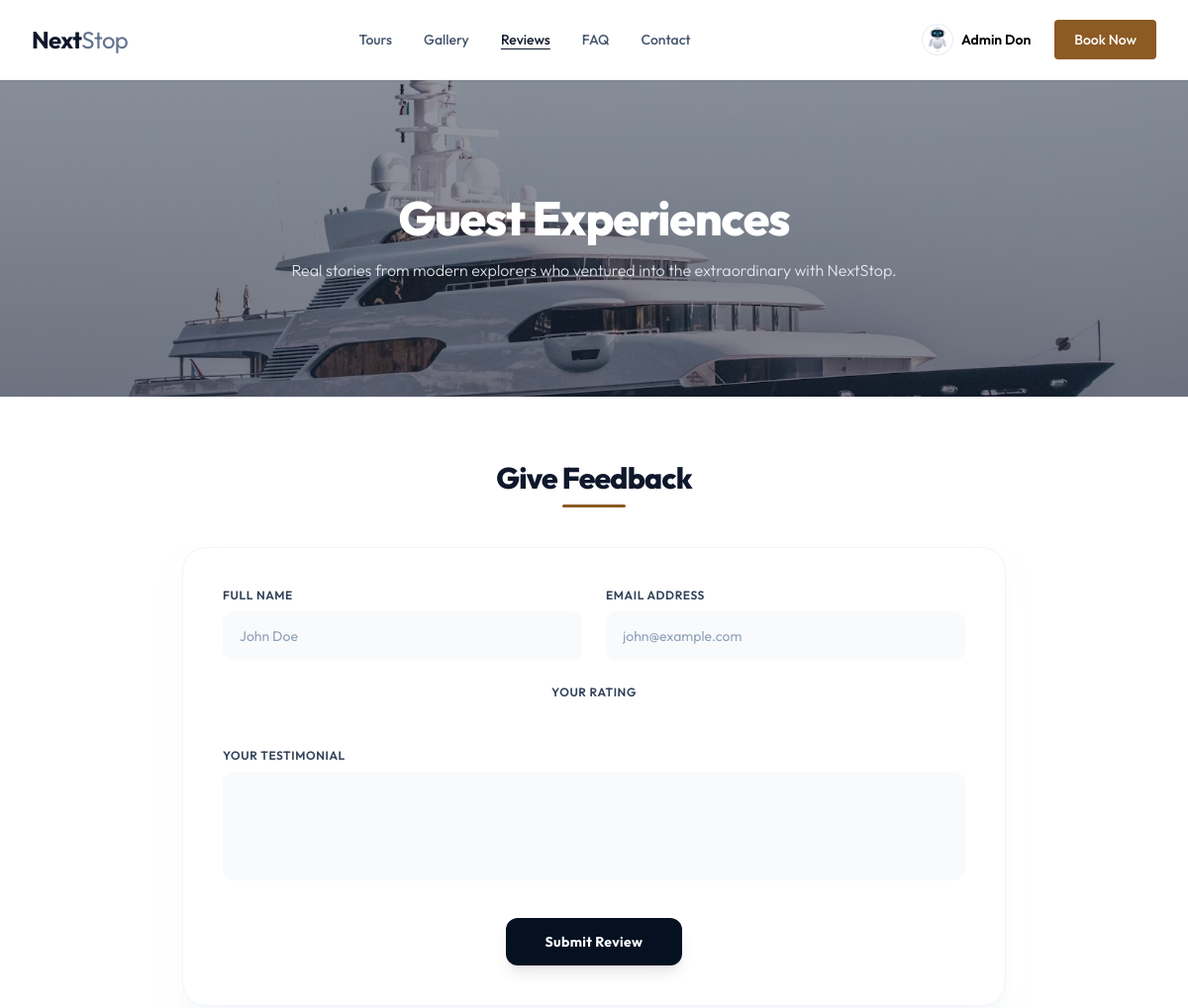
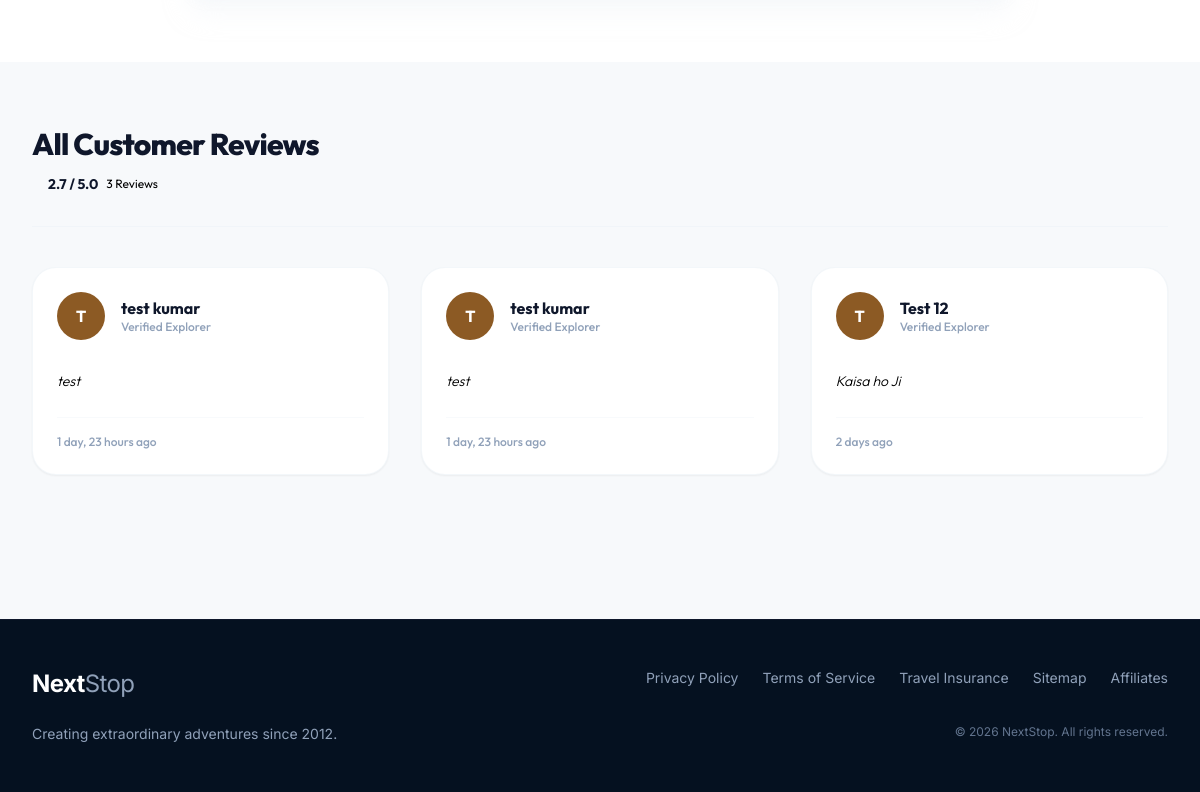
The page /help_center/reviews/ (signed in) on the database its author committed (2 pictures, top to bottom).
### user/models.py (models this page shows, shortened)
class User_Profile(models.Model):
  user = models.OneToOneField(User, on_delete=models.CASCADE, related_name='profile')
  phone = models.CharField(max_length=20)
  full_name = models.CharField(max_length=100)
  address = models.CharField(max_length=250, blank=True, null=True, default="")
  image = models.ImageField(upload_to='profile_pics', blank=True, null=True)

### help_center/models.py (models this page shows, shortened)
class Feedback(models.Model):
  full_name = models.CharField(max_length=100)
  email = models.EmailField()
  message = models.TextField()
  reating = models.IntegerField(default=0)
  created_at = models.DateTimeField(auto_now_add=True)

### help_center/views.py (the view)
# urls.py: path("reviews/", views.review_page , name="review_page"),
def review_page(request):
  all_reviews = Feedback.objects.order_by('-created_at')
  average_rating = 0
  for review in all_reviews:
    average_rating = average_rating + review.reating
  average_rating_rounded = round(average_rating / len(all_reviews)) if all_reviews else 0
  if request.method == 'POST':
    form = FeedbackForm(request.POST)
    if form.is_valid():
      form.save()
      form = FeedbackForm()
      all_reviews = Feedback.objects.order_by('-created_at')
      average_rating = sum(review.reating for review in all_reviews)
      average_rating_rounded = round(average_rating / len(all_reviews)) if all_reviews else 0
  else:
    form = FeedbackForm()
  paginator = Paginator(all_reviews, 6)
  reviews_page = paginator.get_page(request.GET.get('page', 1))
  if request.headers.get('X-Requested-With') == 'XMLHttpRequest':
    return JsonResponse({
      'html': render_to_string('help_center/_review_cards.html', {'reviews_page': reviews_page}, request=request),
      'has_next': reviews_page.has_next(),
      'next_page': reviews_page.next_page_number() if reviews_page.has_next() else None,
    })
  return render(request, 'help_center/review_page.html', {
    'form': form,
    'all_reviews': all_reviews,
    'reviews_page': reviews_page,
    'average_rating': f"{average_rating / len(all_reviews):.1f}" if len(all_reviews) > 0 else 0,
    'average_rating_rounded': average_rating_rounded,
  })

### help_center/forms.py
class FeedbackForm(forms.ModelForm):
  class Meta:
    model = Feedback
    fields = ['full_name', 'email', 'message', 'reating']

### help_center/templates/help_center/review_page.html (shortened to what this page needs)
{% extends 'layout/index.html' %}
{% load static %}
{% block main_content %}
<section class="relative bg-cover bg-center py-20 sm:py-24 px-4 sm:px-6 lg:px-8 flex items-center min-h-[320px]"
  style="background-image: linear-gradient(rgba(15, 23, 42, 0.45), rgba(15, 23, 42, 0.55)), url({% static 'images/review_hero_image.png' %});">
  <div class="max-w-7xl mx-auto w-full relative z-10 text-white text-center">
    <h1 class="text-4xl sm:text-5xl font-extrabold tracking-tight mb-4">
      Guest Experiences
    </h1>
    <p class="text-sm sm:text-base text-slate-100/90 leading-relaxed font-light max-w-2xl mx-auto">
      Real stories from modern explorers who ventured into the extraordinary with NextStop.
    </p>
  </div>
</section>
<section class="py-16 bg-white relative">
  <div class="max-w-4xl mx-auto px-4 sm:px-6 lg:px-8">
    <div class="text-center mb-10">
      <h2 class="text-2xl sm:text-3xl font-extrabold text-slate-900 tracking-tight relative inline-block pb-3">
        Give Feedback
        <span class="absolute bottom-0 left-1/2 -translate-x-1/2 w-16 h-[3px] bg-[#8c5a24] rounded-full"></span>
      </h2>
    </div>
    <div class="bg-white rounded-3xl border border-slate-100 shadow-xl shadow-slate-100/50 p-6 sm:p-10">
      <form id="review-form" class="space-y-6" method="POST" action="{% url 'review_page' %}">
        <div class="grid grid-cols-1 md:grid-cols-2 gap-6">
          <div>
            <label for="full-name" class="block text-xs font-semibold text-slate-700 uppercase tracking-wider mb-2">Full Name</label>
            <input
              type="text"
              id="full-name"
              name="full_name"
              required
              placeholder="John Doe"
              class="w-full bg-slate-50 border border-transparent focus:border-slate-200 rounded-xl px-4 py-3.5 text-sm text-slate-850 placeholder-slate-400 focus:bg-white focus:ring-2 focus:ring-[#8c5a24] focus:ring-offset-0 transition-all duration-200 outline-none"
              value="{{ form.full_name.value|default:'' }}"
            />
          </div>
          <div>
            <label for="email" class="block text-xs font-semibold text-slate-700 uppercase tracking-wider mb-2">Email Address</label>
            <input
              type="email"
              id="email"
              name="email"
              required
              placeholder="john@example.com"
              class="w-full bg-slate-50 border border-transparent focus:border-slate-200 rounded-xl px-4 py-3.5 text-sm text-slate-850 placeholder-slate-400 focus:bg-white focus:ring-2 focus:ring-[#8c5a24] focus:ring-offset-0 transition-all duration-200 outline-none"
              value="{{ form.email.value|default:'' }}"
            />
          </div>
        </div>
        <div class="text-center">
          <label class="block text-xs font-semibold text-slate-700 uppercase tracking-wider mb-2">Your Rating</label>
          <div class="flex justify-center items-center gap-2 py-2">
          </div>
        </div>
        <div>
          <label for="testimonial" class="block text-xs font-semibold text-slate-700 uppercase tracking-wider mb-2">Your Testimonial</label>
          <textarea
            id="testimonial"
            name="message"
            required
            rows="4"
            placeholder="Tell us about your adventure..."
            class="w-full bg-slate-50 border border-transparent focus:border-slate-200 rounded-xl px-4 py-3.5 text-sm text-slate-855 placeholder-slate-400 focus:bg-white focus:ring-2 focus:ring-[#8c5a24] focus:ring-offset-0 transition-all duration-200 outline-none resize-none"
          >
            {{ form.message.value|default:'' }}
          </textarea>
        </div>
        <div class="pt-2">
          <button type="submit"
            class="w-full sm:w-auto px-10 py-3.5 bg-[#051120] hover:bg-slate-900 text-white font-bold rounded-xl shadow-lg shadow-slate-900/10 hover:shadow-xl hover:shadow-slate-900/25 transition-all duration-200 text-sm tracking-wide block mx-auto">
            Submit Review
          </button>
        </div>
      </form>
    </div>
  </div>
</section>
<section class="py-16 bg-slate-50/50">
  <div class="max-w-7xl mx-auto px-4 sm:px-6 lg:px-8">
    <div class="flex flex-col md:flex-row md:items-center md:justify-between gap-6 border-b border-slate-100 pb-8">
      <div>
        <h2 class="text-3xl font-extrabold text-slate-900 tracking-tight mb-3">All Customer Reviews</h2>
          <div class="flex items-center gap-2">
          <span class="text-sm font-bold text-slate-900">{{ average_rating }} / 5.0</span>
          <span class="text-xs text-slate-450">
            {% if all_reviews %}
              {{ all_reviews|length }}
            {% else %}
              0
            {% endif %} Reviews
          </span>
        </div>
      </div>
    </div>
    <div id="reviews-grid" class="grid grid-cols-1 md:grid-cols-2 lg:grid-cols-3 gap-8 mt-10">
      {% include 'help_center/_review_cards.html' %}
    </div>
    <div id="reviews-loader" data-url="{% url 'review_page' %}" data-next-page="{% if reviews_page.has_next %}{{ reviews_page.next_page_number }}{% endif %}" class="h-12 mt-8 flex justify-center items-center" aria-live="polite">
    </div>
  </div>
</section>
{% endblock %}

### templates/layout/index.html (shortened to what this page needs)
{% load static %}
{% load static tailwind_tags %}
<!doctype html>
<html lang="en" class="h-full">
  <head>
    {% tailwind_css %}
    <link href="https://cdn.jsdelivr.net/npm/remixicon@4.5.0/fonts/remixicon.css" rel="stylesheet" />
  </head>
  <body class="bg-slate-50 min-h-screen flex flex-col text-slate-850 antialiased">
    <header class="sticky top-0 z-50 bg-white/95 backdrop-blur-md border-b border-slate-100 shadow-xs">
      <div class="max-w-7xl mx-auto px-4 sm:px-6 lg:px-8">
        <div class="flex items-center justify-between h-20">
          <div class="flex-shrink-0 flex items-center">
            <a href="{% url 'home' %}" class="text-2xl font-bold tracking-tight text-slate-900">
              Next<span class="font-normal text-slate-500">Stop</span>
            </a>
          </div>
          <nav class="hidden md:flex space-x-8">
            <a href="{% url 'packages_page' %}" class="{% if request.resolver_match.url_name == 'packages_page' %}text-slate-900 underline underline-offset-4{% else %}text-slate-600{% endif %} text-sm font-medium text-slate-600 hover:text-slate-900 transition-colors py-2">Tours</a>
            <a href="{% url 'gallery_page' %}" class="{% if request.resolver_match.url_name == 'gallery_page' %}text-slate-900 underline underline-offset-4{% else %}text-slate-600{% endif %} text-sm font-medium text-slate-600 hover:text-slate-900 transition-colors py-2">Gallery</a>
            <a href="{% url 'review_page' %}" class="{% if request.resolver_match.url_name == 'review_page' %}text-slate-900 underline underline-offset-4{% else %}text-slate-600{% endif %} text-sm font-medium text-slate-600 hover:text-slate-900 transition-colors py-2">Reviews</a>
            <a href="{% url 'FAQ_page' %}" class="{% if request.resolver_match.url_name == 'FAQ_page' %}text-slate-900 underline underline-offset-4{% else %}text-slate-600{% endif %} text-sm font-medium text-slate-600 hover:text-slate-900 transition-colors py-2">FAQ</a>
            <a href="{% url 'contact_page' %}" class="{% if request.resolver_match.url_name == 'contact_page' %}text-slate-900 underline underline-offset-4{% else %}text-slate-600{% endif %} text-sm font-medium text-slate-600 hover:text-slate-900 transition-colors py-2">Contact</a>
          </nav>
          <div class="hidden md:flex items-center space-x-6">
            {% if user.is_authenticated %}
              <a href="{% url 'user_page' %}" class="flex items-center gap-2 group focus:outline-none">
                <div class="w-8 h-8 rounded-full border border-slate-200 overflow-hidden bg-slate-100 ring-2 ring-transparent group-hover:ring-[#8c5a24] transition-all flex-shrink-0">
                  {% if user.profile.image %}
                    <img src="{{ user.profile.image.url }}" alt="Profile" class="w-full h-full object-cover">
                  {% else %}
                    <img src="{% static 'images/default_user.jpeg' %}" alt="Profile" class="w-full h-full object-cover">
                  {% endif %}
                </div>
                <span class="text-sm font-semibold text-slate-650 group-hover:text-slate-900 transition-colors">
                  {{ user.profile.full_name|default:user.username }}
                </span>
              </a>
            {% else %}
              <a href="{% url 'login' %}" class="text-sm font-medium text-slate-600 hover:text-slate-900 transition-colors">Login</a>
            {% endif %}
            <a href="{% url 'booking_page' %}" class="bg-[#8c5a24] hover:bg-[#72491d] text-white text-sm font-medium px-5 py-2.5 rounded transition-all duration-200 shadow-xs hover:shadow-md">Book Now</a>
          </div>
        </div>
      </div>
    </header>
    <main class="flex-grow">
      {% block main_content %} {% endblock %}
    </main>
    <footer class="bg-[#051120] text-slate-400 py-12 border-t border-slate-900 font-inter">
      <div class="max-w-7xl mx-auto px-4 sm:px-6 lg:px-8">
        <div class="hidden md:grid grid-cols-2 gap-y-6 items-start">
          <div>
            <a href="{% url 'home' %}" class="text-2xl font-bold tracking-tight text-white">
              Next<span class="font-normal text-slate-400">Stop</span>
            </a>
          </div>
          <div class="flex justify-end space-x-6 text-sm">
            <a href="#" class="hover:text-white transition-colors">Privacy Policy</a>
            <a href="#" class="hover:text-white transition-colors">Terms of Service</a>
            <a href="#" class="hover:text-white transition-colors">Travel Insurance</a>
            <a href="#" class="hover:text-white transition-colors">Sitemap</a>
            <a href="#" class="hover:text-white transition-colors">Affiliates</a>
          </div>
          <div class="text-sm text-slate-400">
            Creating extraordinary adventures since 2012.
          </div>
          <div class="flex justify-end items-center text-xs text-slate-500">
            <p class="text-right">
              &copy; 2026 NextStop. All rights reserved.
            </p>
          </div>
        </div>
      </div>
    </footer>
  </body>
</html>

### help_center/templates/help_center/_review_cards.html (shortened to what this page needs)
{% for review in reviews_page %}
  <article class="bg-white rounded-3xl border border-slate-100/80 shadow-xs hover:shadow-md transition-all duration-300 p-6 flex flex-col justify-between">
    <div>
      <div class="flex items-center mb-4">
        <div class="w-12 h-12 rounded-full bg-[#8c5a24] text-white font-bold flex items-center justify-center mr-4 shrink-0" aria-hidden="true">{{ review.full_name|slice:":1"|upper }}</div>
        <div class="min-w-0">
          <h3 class="font-bold text-slate-900 text-base leading-snug">{{ review.full_name }}</h3>
          <p class="text-xs text-slate-400 font-medium">Verified Explorer</p>
        </div>
      </div>
      <p class="text-sm text-slate-650 leading-relaxed font-light italic mb-6">{{ review.message }}</p>
    </div>
    <div class="text-xs text-slate-400 font-medium pt-4 border-t border-slate-50"><span>{{ review.created_at|timesince }} ago</span></div>
  </article>
{% endfor %}

### templates/layout/index.html (style rules this page uses)
body { font-family: 'Outfit', 'Inter', sans-serif; }
.font-inter { font-family: 'Inter', sans-serif; }

### rows shown on the page
Feedback: full_name "T", full_name "test kumar", message "test", created_at "1 day, 23 hours"
Feedback: full_name "T", full_name "test kumar", message "test", created_at "1 day, 23 hours"
Feedback: full_name "T", full_name "Test 12", message "Kaisa ho Ji", created_at "2 days"

### other values the page prints
{{ user.profile.full_name|default:user.username }} "Admin Don"
{{ average_rating }} "2.7"
{{ all_reviews|length }} "3"
